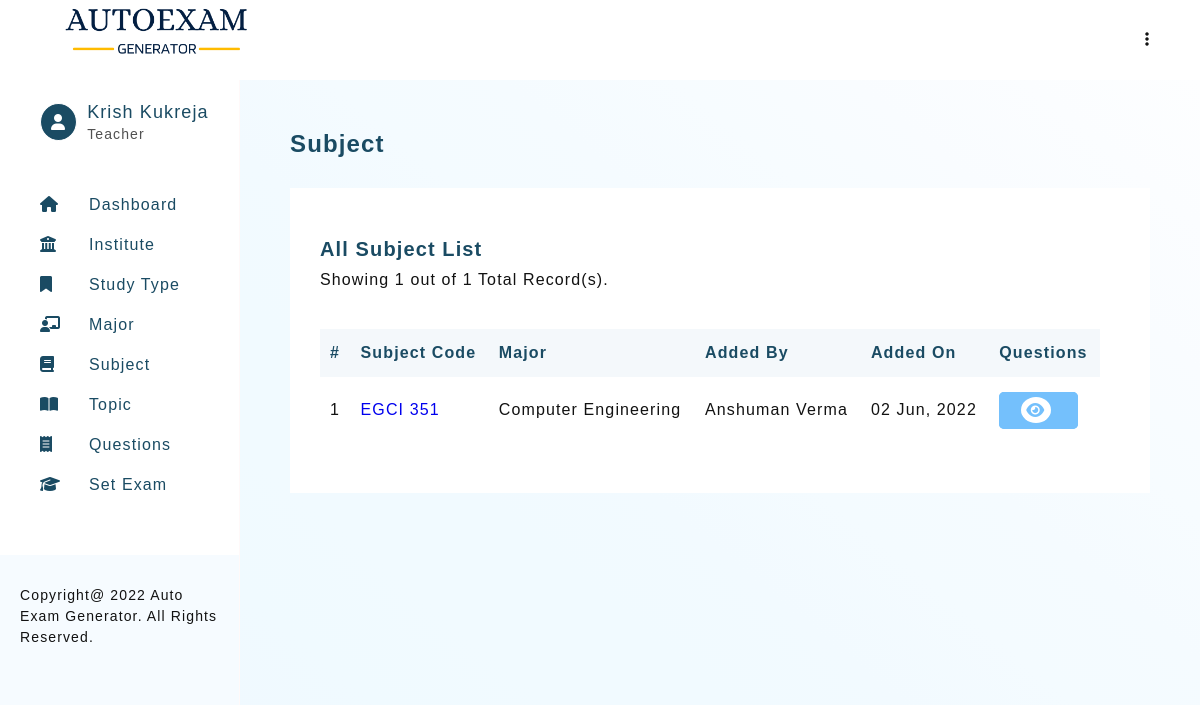
Screenshot of /subject-view.php (signed in) with the database file from the repository.
### tables this page shows
CREATE TABLE `teacher_profile` (
  `teacher_id` int PRIMARY KEY AUTO_INCREMENT,
  `teacher_firstname` varchar(30) NOT NULL,
  `teacher_lastname` varchar(30) NOT NULL,
  `email` varchar(50) UNIQUE,
  `password` varchar(100) NOT NULL,
  `type` ENUM('Admin','Teacher') NOT NULL DEFAULT 'Teacher',
  `addedOn` DATETIME DEFAULT CURRENT_TIMESTAMP
);

CREATE TABLE `subject_details` (
  `subject_id` int PRIMARY KEY AUTO_INCREMENT,
  `subject_code` varchar(30) NOT NULL,
  `subject_name` TEXT NOT NULL,
  `major_id` int,
  `subjectAddedBy` int,
  `subjectAddedOn` DATETIME DEFAULT CURRENT_TIMESTAMP,
  FOREIGN KEY (`subjectAddedBy`) REFERENCES `teacher_profile`(`teacher_id`) ON UPDATE CASCADE ON DELETE SET NULL,
  FOREIGN KEY (`major_id`) REFERENCES `major`(`major_id`) ON UPDATE CASCADE ON DELETE SET NULL
);

CREATE TABLE `major`(
    `major_id` int PRIMARY KEY AUTO_INCREMENT,
    `major_name` text,
    `type_of_study_id` int,
    `majorAddedBy` int,
   `majorAddedOn` DATETIME DEFAULT CURRENT_TIMESTAMP,
    FOREIGN KEY (`majorAddedBy`) REFERENCES `teacher_profile`(`teacher_id`) ON UPDATE CASCADE ON DELETE SET NULL,
    FOREIGN KEY (`type_of_study_id`) REFERENCES `type_of_study`(`type_of_study_id`) ON UPDATE CASCADE ON DELETE SET NULL
);

### includes/config.php (called while the page is built, shortened)
<?php
    $sitename = "Auto Exam Generator";

### subject-view.php (the view, shortened to what this page needs)
<?php
    require_once './templates/header.php';
    if(isset($_SESSION['user']))
    {
        $limit = 10;
        if(isset($_GET['page']))
        {
            $page = $_GET['page'];
        }
        else
        {
            $page  = 1;
        }
        $start = ($page * $limit) - $limit;
        $serialNo = $start + 1;
        $countSubjectsQ = mysqli_query($connection, "SELECT count(subject_id) as total FROM `subject_details` ");
        $countSubjectR = mysqli_fetch_assoc($countSubjectsQ);
        $noOfSubjects = $countSubjectR['total'];
        $subjectQuery = mysqli_query($connection,
        "SELECT * FROM `subject_details`
        LEFT JOIN `teacher_profile` ON `teacher_profile`.`teacher_id` = `subject_details`.`subjectAddedBy`
        LEFT JOIN `major` ON `major`.`major_id` = `subject_details`.`major_id`
        ORDER BY `subject_details`.`subjectAddedOn` DESC
        LIMIT $start, $limit
        ");
    }
?>
<section>
    <h3 class="heading">Subject</h3>
    <div class="card">
        <div class="card-heading">
            <div>
                <h4 class="sub-heading">All Subject List</h4>
                <p class="desc">Showing <?php echo mysqli_num_rows($subjectQuery); ?> out of <?= $noOfSubjects;?> Total Record(s).</p>
            </div>
        </div>
        <div class="table-responsive">
            <table class="table">
                <thead>
                    <tr>
                        <th>#</th>
                        <th>Subject Code</th>
                        <th>Major</th>
                        <th >Added By</th>
                        <th>Added On</th>
                        <th>Questions</th>
                    </tr>
                </thead>
                <tbody>
                    <?php
                        if(mysqli_num_rows($subjectQuery) > 0)
                        {
                            while ($subject = mysqli_fetch_assoc($subjectQuery))
                            {
                                echo "
                                    <tr>
                                        <td>$serialNo</td>
                                        <td><a href=\"subject-detail.php?subject=$subject[subject_id]\">$subject[subject_code]</a></td>
                                        <td>$subject[major_name]</td>
                                        <td>$subject[teacher_firstname] $subject[teacher_lastname]</td>
                                        <td>".date("d M, Y", strtotime($subject['subjectAddedOn']))."</td>
                                        <td><a href=\"question-view.php?subject=$subject[subject_id]\" class=\"btn btn-info\"><i class=\"fa-solid fa-eye\"></i></a></td>
                                        <td>";
                                    echo  "</td>
                                    </tr>
                                ";
                                $serialNo++;
                            }
                        }
                        else
                        {
                            echo "<tr><td colspan=\"7\">0 Record found.</td></tr>";
                        }
                    ?>
                </tbody>
            </table>
        </div>
    </div>
</section>
<?php
    require_once './templates/footer.php';
?>

### templates/header.php (shortened to what this page needs)
<?php
    require './includes/config.php';
    require_once './includes/connection.php';
    if(isset($_SESSION['user']))
    {
        $userQuery = mysqli_query($connection, "SELECT * FROM teacher_profile WHERE email = '$_SESSION[user]'");
        $userRow = mysqli_fetch_assoc($userQuery);
    }
?>
<!DOCTYPE html>
<html lang="en">
<head>
    <link rel="stylesheet" href="./assets/css/main.css">
    <link rel="stylesheet" href="./assets/css/style.css">
    <link rel="stylesheet" href="https://cdnjs.cloudflare.com/ajax/libs/font-awesome/6.1.1/css/all.min.css">
</head>
<body>
    <header class="admin-header">
        <h1 class="title">
            <img src="./assets/images/logo.png" alt="Auto Exam Generator" height="60px">
        </h1>
        <div>
            <ul>
                <li class="dropmenu">
                    <a href="#"><i class="fa-solid fa-ellipsis-vertical"></i></a>
                </li>
            </ul>
        </div>
    </header>
    <aside id="asideMenu">
        <div class="profile-header" id="profile-header2">
            <?php
                if($_SESSION['userType'] == 'Admin')
                {
                    echo "<i class=\"fa-solid fa-user-check\"></i>";
                }
                else
                {
                    echo "<i class=\"fa-solid fa-user\"></i>";
                }
            ?>
            <div>
                <h2>
                    <?=
                        $userRow['teacher_firstname'] ." ". $userRow['teacher_lastname']
                    ?>
                </h2>
                <p> <?=  $_SESSION['userType']; ?> </p>
            </div>
        </div>
        <section id="nav-header">
            <nav>
                <ul class="navbar">
                    <li><a href="dashboard.php"><i class="fa-solid fa-house"></i><span>Dashboard</span></a></li>
                            <li><a href="institute-view.php"><i class="fa-solid fa-building-columns"></i><span>Institute</span></a></li>
                            <li><a href="studyType-view.php"><i class="fa-solid fa-bookmark"></i><span>Study Type</span></a></li>
                            <li><a href="major-view.php"><i class="fa-solid fa-chalkboard-user"></i><span>Major</span></a></li>
                            <li><a href="subject-view.php"><i class="fa-solid fa-book"></i><span>Subject</span></a></li>
                            <li><a href="topic-view.php"><i class="fa-solid fa-book-open"></i><span>Topic</span></a></li>
                    <li><a href="question-view.php"><i class="fa-solid fa-receipt"></i><span>Questions</span></a></li>
                    <li><a href="setExam-1.php"><i class="fa-solid fa-graduation-cap"></i><span>Set Exam</span></a></li>
                </ul>
            </nav>
        </section>
        <footer class="copyright">Copyright@
            <?= date("Y"); ?>
            <?= $sitename; ?>. All Rights Reserved.
        </footer>
    </aside>
    <main>

### assets/css/main.css (style rules this page uses)
* { margin: 0; padding: 0; box-sizing: border-box; }
body { font-family: 'Gill Sans', 'Gill Sans MT', Calibri, 'Trebuchet MS', sans-serif; color: #121212; letter-spacing: 0.07em; }
html { scroll-behavior: smooth; }
a { text-decoration: none; }
ul { list-style: none; }
.btn { padding: 8px 20px; border-radius: 5px; transition: all 0.2s; letter-spacing: 2px; font-size: 16px; }
.btn i { border-radius: 50%; padding: 5px; margin-right: 5px; transition: all 0.2s; }
.btn-info { background-color: #74c0fc; color: #fff; border: solid 2px #74c0fc; }
.btn-info i { background-color: #fff; color: #74c0fc; }

### assets/css/style.css (style rules this page uses)
:root { --primary-color: #1a4b63; }
body { color: #121212; }
.admin-header { padding: 0 50px; background-color: #fff; display: flex; justify-content: space-between; width: 100%; z-index: 12; height: 10vh; line-height: 10vh; position: fixed; top: 0; left: 0; }
.admin-header .dropmenu { position: relative; text-align: right; }
.admin-header .dropmenu a { color: #121212; }
aside { width: 50%; background-color: #fff; height: 100%; overflow: auto; position: fixed; display: flex; flex-direction: column; justify-content: space-between; border-right: solid 1px rgb(255, 249, 249); display: none; background-color: #f6fbff; }
aside > #nav-header { padding: 20px 20px 50px 40px; display: grid; grid-template-columns: 1fr; row-gap: 20px; align-content: start; background-color: #fff; }
h1.title { color: var(--primary-color); font-size: 18px; }
.profile-header { display: flex; justify-content: flex-start; align-items: center; line-height: 1.4; padding: 20px 20px 20px 40px; background-color: #fff; }
.profile-header > i { border-radius: 50%; color: #fff; border: solid 1px; padding: 10px; background-color: var(--primary-color); margin-right: 10px; }
.profile-header > div > h2 { color: var(--primary-color); font-size: 18px; font-weight: normal; }
.profile-header > div > p { color: #515151; font-size: 14px; }
aside > #nav-header > nav > ul { line-height: 2.5; }
aside > #nav-header > nav > ul > li > a { color: var(--primary-color); font-size: 16px; display: block; }
aside > #nav-header > nav > ul > li > a > i { display: inline-block; width: 30px; }
aside > #nav-header > nav > ul > li > a > span { margin-left: 19px; }
aside > footer { background-color: #f6fbff; padding: 30px 20px 30px; line-height: 1.5; font-size: 14px; }
main { background-image: linear-gradient(to right top, #f0f9ff, #f0f9ff, #f0faff, #f1faff, #f1faff, #f2faff, #f4fbff, #f5fbff, #f7fcff, #f9fcff, #fbfdff, #fdfeff); min-height: 100vh; padding: 50px 50px; margin-top: 10vh; }
main > section { margin-bottom: 100px; }
.heading { color: var(--primary-color); margin-bottom: 30px; font-size: 24px; font-weight: 600; }
.sub-heading { color: var(--primary-color); margin-bottom: 10px; font-size: 20px; font-weight: 600; }
.card { background-color: #fff; padding: 50px 30px; }
.card-heading { display: flex; justify-content: space-between; align-items: center; margin-bottom: 30px; flex-direction: column; }
.table-responsive { overflow: auto; }
.table { width: 100%; border-collapse: collapse; margin-top: 10px; }
.table > thead { text-align: left; background-color: #f4f8fb; color: var(--primary-color); }
.table > thead > tr > th { padding: 15px 10px; }
.table > tbody > tr > td { padding: 20px 10px; }
@media (min-width: 992px) { aside { display: block; width: 20%; } }
@media (min-width: 992px) { main { margin-left: 20%; width: 80%; } }
@media (min-width: 992px) { .card-heading { flex-direction: row; } }

### rows the page displays
teacher_profile: teacher_firstname "Krish", teacher_lastname "Kukreja"
subject_details: subject_code "EGCI 351", major.major_name "Computer Engineering", subjectAddedBy.teacher_firstname "Anshuman", subjectAddedBy.teacher_lastname "Verma", subjectAddedOn "02 Jun, 2022"

### other values shown
$_SESSION['userType'] "Teacher"
$sitename "Auto Exam Generator"
mysqli_num_rows($subjectQuery) "1"
$noOfSubjects "1"
